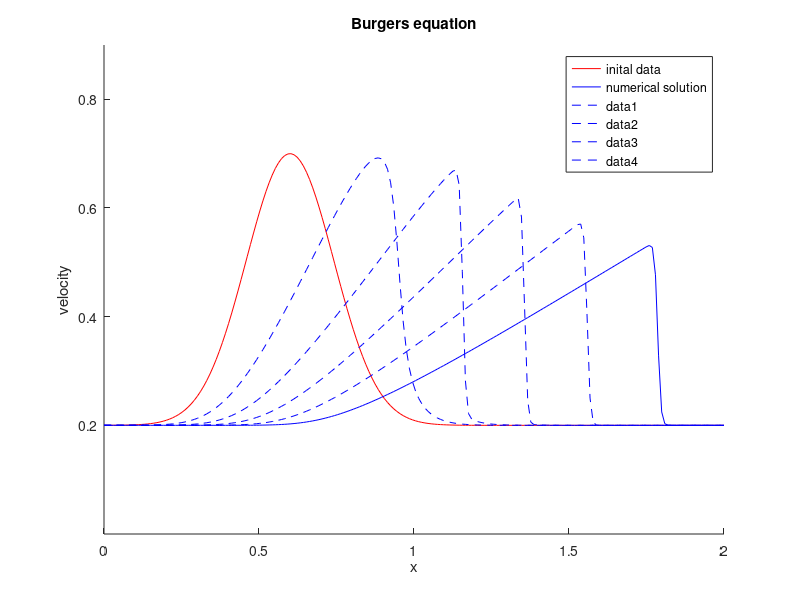

MATLAB code to generate this figure:
%-------------------------------------------------------------------
% MATLAB routine for solving Burgers equation 
%   v_t + (v^2/2)_x  (conservation form)
%
% created: April 2010
% author:  Susanne Hoefner, Uppsala University 
%-------------------------------------------------------------------

clear   % clear all variables
clf     % clear plot area

%-------------------------------------------------------------------
% defining spatial grid
%-------------------------------------------------------------------

npt   = 200;     % number of spatial grid points
x_min = 0.0;     % left boundary
x_max = 2.0;     % right boundary

dx    = (x_max-x_min)/(npt-1);  % grid spacing (equidistant)
for i=1:npt
  x(i) = x_min + (i-1)*dx;      % setting spatial grid points 
end

x_diff  = (x_max-x_min);        % length of spatial range
x_mid   = (x_min+x_max)/2.0;    % mid-point of spatial range

%-------------------------------------------------------------------
% setting initial conditions
%-------------------------------------------------------------------

% parameters for initial data

i_dat = 1;      % Gaussian
%i_dat = 2;      % slope
%i_dat = 3;      % triangle

v_min = +0.20;  % maxium velocity
v_max = +0.70;  % minimum velocity

f_tip   = 0.30; % location of gaussian and triangle
f_gauss = 0.40; % width parameter for gaussian
f_width = 0.20; % width parameter for triangle and slope

% creating initial data

for i=1:npt

  % gaussian

  if i_dat == 1
    x_tip   = x_min + f_tip*x_diff;  % center of triangle
    v(i,1) = (v_max-v_min) * exp( -( (x(i)-x_tip) / f_gauss*x_diff )^2 ) + v_min;
  end

  % slope

  if i_dat == 2
    x_left  = x_mid-f_width*x_diff;
    x_right = x_mid+f_width*x_diff;
    v(i,1) = v_max;
    if x(i) > (x_left)
      if x(i) < (x_right)
        v(i,1) = v_max - (v_max-v_min)*((x(i)-x_left)/(x_right-x_left));
      else
        v(i,1) = v_min;
      end
    end
  end

  % triangle

  if i_dat == 3
    x_tip   = x_min + f_tip*x_diff;  % center of triangle
    x_left  = x_tip-f_width*x_diff;  % left border of triangle
    x_right = x_tip+f_width*x_diff;  % right border of triangle
    v(i,1) = v_min;                  % velocity outside triangle region
    if x(i) > x_left
      if x(i) < x_right
        if x(i) < x_tip              % left side of triangle
          v(i,1) = v_min + (v_max-v_min)*((x(i)-x_left)/(x_tip-x_left));
        else                         % right side of triangle
          v(i,1) = v_max - (v_max-v_min)*((x(i)-x_tip)/(x_right-x_tip));
        end
      end
    end
  end

end

%-------------------------------------------------------------------
% computing solution at chosen time levels
%    (using a conservative explicit upwind differencing scheme)
%-------------------------------------------------------------------

t_start = 0.0;  % starting time 
t_stop  = 2.4;  % stopping time 

cfl     = 0.8;  % Courant number (must be < 1 for stability)

t(1)    = t_start; % time level of initial data
age     = t(1);    % control variable for time integration
n       = 0;       % initializing time level counter

while (age <= t_stop) 

  n      = n+1;                      % index of time level
  dt     = dx*cfl/max(abs(v(:,n)));  % time step
  t(n+1) = t(n) + dt;                % time 
  age    = t(n+1);

  v(1,n+1) = v(1,1);       % left boundary condition (fixed value)
  v(npt,n+1) = v(npt,1);   % right boundary condition (fixed value)

  % compute upwind fluxes at cell boundaries

  for i=1:npt-1 % cells boundaries = x_i's middle points           
    vp = 0.5 * ( v(i,n) + v(i+1,n) ); % average value
    if (vp > 0.0) % average value positive
      %if (v(i,n) >= 0.0) 
        flp(i) = 0.5 * v(i,n)^2;
      %end
    elseif (vp <= 0.0) % average value negative
      %if (v(i+1,n) <= 0.0) 
        flp(i) = 0.5 * v(i+1,n)^2;
      %end
    else
      flp(i) = 0.0;
    end
  end  

  % compute solution v for new time level t(n+1) at locations x(i)
  
  for i=2:npt-1
    v(i,n+1) = v(i,n) - dt/dx * ( flp(i) - flp(i-1) );
  end
  
end

ntst = n+1;  % total number of time levels (including initial data)

%-------------------------------------------------------------------
% plotting initial data and solution
%-------------------------------------------------------------------

vdata_max = max(v(:,1));
vdata_min = min(v(:,1));
dv = vdata_max - vdata_min;

fb    = 0.4;              % parameter for extending y-range
y_min = vdata_min-dv*fb;
y_max = vdata_max+dv*fb;

hold on 

title ('Burgers equation');  
ylabel('velocity'); 
xlabel('x'); 

axis([x_min x_max y_min y_max]);

plot(x,v(:,1),'r-')       % plot initial data
plot(x,v(:,ntst),'b-')    % plot solution at last time level

legend('inital data','numerical solution')

npl  = 5; % number of snapshots to be plotted

if npl > 1
  dn = (ntst-mod(ntst,npl))/npl;
  for i=dn:dn:(ntst-npl)
    plot(x,v(:,i),'b--')   % plot intermediate snapshots
  end
end

hold off

%-------------------------------------------------------------------
